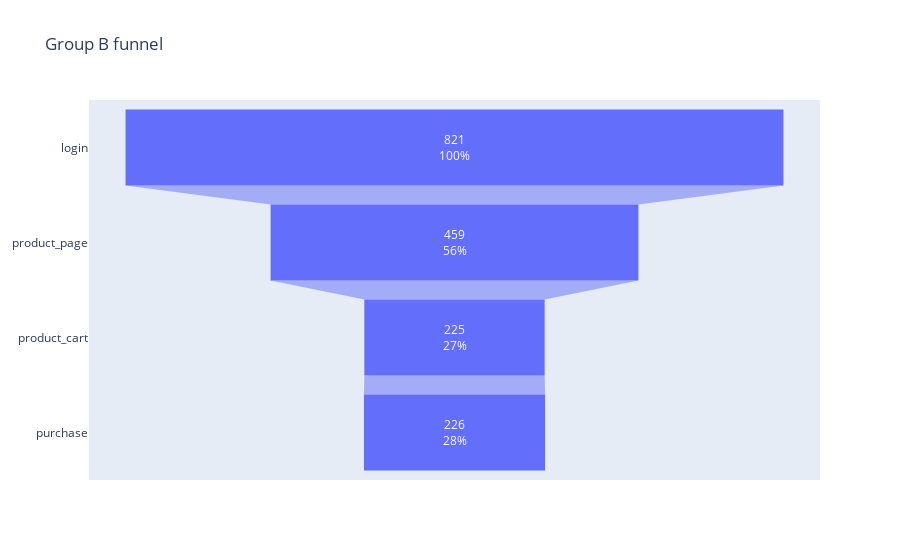

Write notebook code for a chart like this one.
### Code cell
funnel_b = get_funnel(recommender_system_test_b, funnel_stage, 'Group B funnel')
funnel_b.show()

### Figure 1 — Plotly figure (JSON) as saved in the notebook; plotly's stock layout.template omitted (floating-point values rounded to 4 significant figures)
{"data": [{"textinfo": "value+percent initial", "type": "funnel", "x": [821, 459, 225, 226], "y": ["login", "product_page", "product_cart", "purchase"]}], "layout": {"title": {"text": "Group B funnel"}}}
